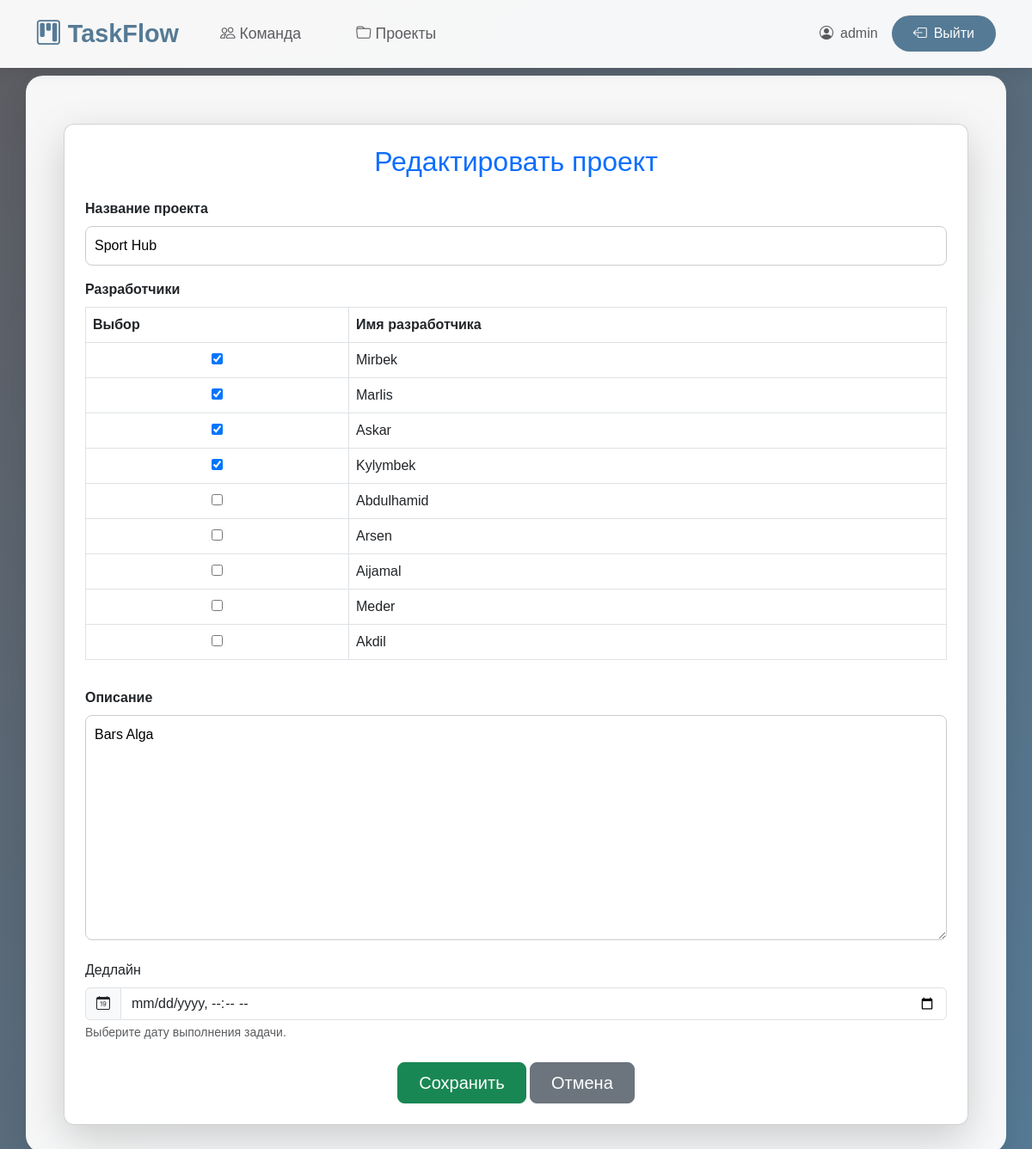
/edit_project/2/ (signed in), run on the app's committed database.
### jira/models.py (models this page shows, shortened)
class Project(models.Model):
    name = models.CharField(max_length=150)
    developers = models.ManyToManyField(Developer)
    description = models.TextField(blank=True, null=True)
    created_at = models.DateTimeField(auto_now_add=True)
    updated_at = models.DateTimeField(auto_now=True)
    deadline = models.DateField(blank=True, null=True)

class Developer(models.Model):
    name = models.CharField(max_length=100)
    email = models.EmailField(unique=True)
    group = models.CharField(max_length=100)
    number = models.CharField(max_length=15, unique=True)
    def __str__(self):
        return self.name

### jira/views.py (the view)
# urls.py: path('edit_project/<int:pk>/', views.edit_project, name='edit_project'),
@login_required
def edit_project(request, pk):
    project = get_object_or_404(Project, pk=pk)
    if request.method == 'POST':
        form = ProjectForm(request.POST, instance=project)
        if form.is_valid():
            form.save()
            return redirect('project_list')  # Перенаправление на страницу со списком проектов
    else:
        form = ProjectForm(instance=project)
    return render(request, 'edit_project.html', {'form': form})

### jira/forms.py
class ProjectForm(forms.ModelForm):
    class Meta:
        model = Project
        fields = ['name', 'developers', 'description', 'deadline']
        widgets = {
            'developers': forms.CheckboxSelectMultiple(),
        }

### jira/templates/edit_project.html (shortened to what this page needs)
{% extends "base.html" %}
{% block content %}
<div class="container mt-4">
    <div class="card shadow-lg p-4">
        <h2 class="text-center mb-4 text-primary">Редактировать проект</h2>
        <form method="post">
            <div class="mb-3">
                <label for="{{ form.name.id_for_label }}" class="form-label fw-semibold">Название проекта</label>
                {{ form.name }}
            </div>
            <div class="mb-3">
                <label for="{{ form.developers.id_for_label }}" class="form-label fw-semibold">Разработчики</label>
                <div class="checkbox-group">
                    <table class="table table-bordered">
                        <thead>
                            <tr>
                                <th>Выбор</th>
                                <th>Имя разработчика</th>
                            </tr>
                        </thead>
                        <tbody>
                            {% for developer in form.developers %}
                            <tr>
                                <td>
                                    {{ developer.tag }}
                                </td>
                                <td>
                                    <label for="{{ developer.id_for_label }}">{{ developer.choice_label }}</label>
                                </td>
                            </tr>
                            {% endfor %}
                        </tbody>
                    </table>
                </div>
            </div>
            <div class="mb-3">
                <label for="{{ form.description.id_for_label }}" class="form-label fw-semibold">Описание</label>
                {{ form.description }}
            </div>
<div class="mb-4">
    <label for="{{ form.deadline.id_for_label }}" class="form-label">Дедлайн</label>
    <div class="input-group">
        <span class="input-group-text"><i class="bi bi-calendar-date"></i></span>
        <input type="datetime-local" name="deadline" class="form-control"
               id="{{ form.deadline.id_for_label }}"
               value="{{ form.deadline.value|date:'Y-m-d\TH:i' }}">
    </div>
    <div class="form-text">Выберите дату выполнения задачи.</div>
</div>
            <div class="text-center">
                <button type="submit" class="btn btn-success btn-lg px-4">Сохранить</button>
                <a href="{% url 'project_list' %}" class="btn btn-secondary btn-lg px-4">Отмена</a>
            </div>
        </form>
    </div>
</div>
{% endblock %}

### jira/templates/base.html (shortened to what this page needs)
<!DOCTYPE html>
<html lang="ru">
<head>
    <link href="https://cdn.jsdelivr.net/npm/bootstrap@5.3.0/dist/css/bootstrap.min.css" rel="stylesheet">
    <link rel="stylesheet" href="https://cdn.jsdelivr.net/npm/bootstrap-icons@1.11.3/font/bootstrap-icons.min.css">
</head>
<body>
    <nav class="navbar navbar-expand-lg">
        <div class="container">
            <a class="navbar-brand" href="{% url 'task_list' %}">
                <i class="bi bi-kanban"></i> TaskFlow
            </a>
            <div class="collapse navbar-collapse" id="navbarNav">
                <ul class="navbar-nav me-auto">
                    <li class="nav-item">
                        <a class="nav-link" href="{% url 'developer_list' %}">
                            <i class="bi bi-people"></i> Команда
                        </a>
                    </li>
                    <li class="nav-item">
                        <a class="nav-link" href="{% url 'project_list' %}">
                            <i class="bi bi-folder"></i> Проекты
                        </a>
                    </li>
                </ul>
                {% if request.user.is_authenticated or request.session.guest %}
                <div class="d-flex align-items-center gap-3">
                    {% if request.user.is_authenticated %}
                    <span class="text-muted d-none d-md-block">
                        <i class="bi bi-person-circle me-2"></i>{{ request.user.username }}
                    </span>
                    {% endif %}
                    <a href="{% url 'logout' %}"
                       class="btn btn-logout"
                       onclick="return confirm('Вы уверены, что хотите выйти?')">
                        <i class="bi bi-box-arrow-left"></i>
                        <span class="d-none d-md-inline">Выйти</span>
                    </a>
                </div>
                {% endif %}
            </div>
        </div>
    </nav>
    <div class="container main-container">
        {% block content %}{% endblock %}
    </div>
</body>
</html>

### jira/templates/base.html (style rules this page uses)
:root { --primary-color: #557A95; --secondary-color: #7395AE; --accent-color: #B1A296; --dark-color: #5D5C61; --light-color: #F8F9FA; }
body { background: linear-gradient(135deg, var(--dark-color) 0%, var(--primary-color) 100%); min-height: 100vh; font-family: 'Arial', sans-serif; color: var(--dark-color); padding-top: 56px; }
.navbar { background: rgba(255, 255, 255, 0.95); box-shadow: 0 4px 15px rgba(0, 0, 0, 0.1); padding: 0.8rem 1rem; position: fixed; top: 0; left: 0; width: 100%; z-index: 1050; }
.navbar-brand { font-weight: 700; font-size: 1.8rem; color: var(--primary-color) !important; transition: transform 0.3s ease; }
.nav-link { font-size: 1.1rem; color: var(--dark-color) !important; margin: 0 1rem; padding: 0.5rem 1rem !important; border-radius: 25px; transition: all 0.3s ease; }
.main-container { background: rgba(255, 255, 255, 0.95); border-radius: 20px; box-shadow: 0 10px 30px rgba(0, 0, 0, 0.1); margin-top: 2rem; padding: 2rem; animation: fadeInUp 0.8s ease-out; }
.btn-logout { background: var(--primary-color); color: white !important; border-radius: 25px; padding: 0.5rem 1.5rem; transition: all 0.3s ease; display: flex; align-items: center; gap: 0.5rem; }

### jira/templates/edit_project.html (style rules this page uses)
.card { border-radius: 12px; animation: fadeIn 0.5s ease-in-out; }
select, textarea, input { border-radius: 8px; border: 1px solid #ccc; padding: 10px; width: 100%; }
.checkbox-group { display: flex; flex-wrap: wrap; gap: 10px; }

### data on the page
Project: name "Sport Hub", description "Bars Alga"
Developer: choice_label "Mirbek"
Developer: choice_label "Marlis"
Developer: choice_label "Askar"
Developer: choice_label "Kylymbek"
Developer: choice_label "Abdulhamid"
Developer: choice_label "Arsen"
Developer: choice_label "Aijamal"
Developer: choice_label "Meder"
Developer: choice_label "Akdil"

### other printed values
{{ request.user.username }} "admin"
